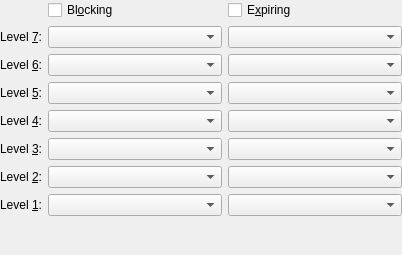
<ui version="4.0" >
 <author></author>
 <comment></comment>
 <exportmacro></exportmacro>
 <class>BlockOptionsBase</class>
 <widget class="QWidget" name="BlockOptionsBase" >
  <property name="geometry" >
   <rect>
    <x>0</x>
    <y>0</y>
    <width>402</width>
    <height>255</height>
   </rect>
  </property>
  <layout class="QGridLayout" >
   <property name="margin" >
    <number>0</number>
   </property>
   <property name="spacing" >
    <number>6</number>
   </property>
   <item row="6" column="2" >
    <widget class="QComboBox" name="expire2" />
   </item>
   <item row="1" column="2" >
    <widget class="QComboBox" name="expire7" />
   </item>
   <item row="6" column="0" >
    <widget class="QLabel" name="l_lev2" >
     <property name="text" >
      <string>Level &amp;2:</string>
     </property>
     <property name="buddy" >
      <cstring>block2</cstring>
     </property>
    </widget>
   </item>
   <item row="7" column="2" >
    <widget class="QComboBox" name="expire1" />
   </item>
   <item row="3" column="0" >
    <widget class="QLabel" name="l_lev5" >
     <property name="text" >
      <string>Level &amp;5:</string>
     </property>
     <property name="buddy" >
      <cstring>block5</cstring>
     </property>
    </widget>
   </item>
   <item row="2" column="0" >
    <widget class="QLabel" name="l_lev6" >
     <property name="text" >
      <string>Level &amp;6:</string>
     </property>
     <property name="buddy" >
      <cstring>block6</cstring>
     </property>
    </widget>
   </item>
   <item row="0" column="2" >
    <widget class="QCheckBox" name="kcfg_Expire" >
     <property name="sizePolicy" >
      <sizepolicy>
       <hsizetype>3</hsizetype>
       <vsizetype>0</vsizetype>
       <horstretch>0</horstretch>
       <verstretch>0</verstretch>
      </sizepolicy>
     </property>
     <property name="text" >
      <string>E&amp;xpiring</string>
     </property>
    </widget>
   </item>
   <item row="4" column="1" >
    <widget class="QComboBox" name="block4" />
   </item>
   <item row="0" column="1" >
    <widget class="QCheckBox" name="kcfg_Block" >
     <property name="sizePolicy" >
      <sizepolicy>
       <hsizetype>3</hsizetype>
       <vsizetype>0</vsizetype>
       <horstretch>0</horstretch>
       <verstretch>0</verstretch>
      </sizepolicy>
     </property>
     <property name="text" >
      <string>Bl&amp;ocking</string>
     </property>
    </widget>
   </item>
   <item row="7" column="1" >
    <widget class="QComboBox" name="block1" />
   </item>
   <item row="1" column="1" >
    <widget class="QComboBox" name="block7" >
     <property name="sizePolicy" >
      <sizepolicy>
       <hsizetype>3</hsizetype>
       <vsizetype>0</vsizetype>
       <horstretch>0</horstretch>
       <verstretch>0</verstretch>
      </sizepolicy>
     </property>
    </widget>
   </item>
   <item row="2" column="2" >
    <widget class="QComboBox" name="expire6" />
   </item>
   <item row="4" column="0" >
    <widget class="QLabel" name="l_lev4" >
     <property name="text" >
      <string>Level &amp;4:</string>
     </property>
     <property name="buddy" >
      <cstring>block4</cstring>
     </property>
    </widget>
   </item>
   <item row="1" column="0" >
    <widget class="QLabel" name="l_lev7" >
     <property name="text" >
      <string>Level &amp;7:</string>
     </property>
     <property name="buddy" >
      <cstring>block7</cstring>
     </property>
    </widget>
   </item>
   <item row="3" column="2" >
    <widget class="QComboBox" name="expire5" />
   </item>
   <item row="5" column="1" >
    <widget class="QComboBox" name="block3" />
   </item>
   <item row="6" column="1" >
    <widget class="QComboBox" name="block2" />
   </item>
   <item row="4" column="2" >
    <widget class="QComboBox" name="expire4" />
   </item>
   <item row="7" column="0" >
    <widget class="QLabel" name="l_lev1" >
     <property name="text" >
      <string>Level &amp;1:</string>
     </property>
     <property name="buddy" >
      <cstring>block1</cstring>
     </property>
    </widget>
   </item>
   <item row="0" column="0" >
    <spacer>
     <property name="orientation" >
      <enum>Qt::Horizontal</enum>
     </property>
     <property name="sizeType" >
      <enum>QSizePolicy::Minimum</enum>
     </property>
     <property name="sizeHint" >
      <size>
       <width>41</width>
       <height>20</height>
      </size>
     </property>
    </spacer>
   </item>
   <item row="5" column="2" >
    <widget class="QComboBox" name="expire3" />
   </item>
   <item row="3" column="1" >
    <widget class="QComboBox" name="block5" />
   </item>
   <item row="2" column="1" >
    <widget class="QComboBox" name="block6" >
     <property name="sizePolicy" >
      <sizepolicy>
       <hsizetype>3</hsizetype>
       <vsizetype>0</vsizetype>
       <horstretch>0</horstretch>
       <verstretch>0</verstretch>
      </sizepolicy>
     </property>
    </widget>
   </item>
   <item row="5" column="0" >
    <widget class="QLabel" name="l_lev3" >
     <property name="text" >
      <string>Level &amp;3:</string>
     </property>
     <property name="buddy" >
      <cstring>block3</cstring>
     </property>
    </widget>
   </item>
   <item row="8" column="0" colspan="3" >
    <spacer>
     <property name="orientation" >
      <enum>Qt::Vertical</enum>
     </property>
     <property name="sizeType" >
      <enum>QSizePolicy::Expanding</enum>
     </property>
     <property name="sizeHint" >
      <size>
       <width>380</width>
       <height>30</height>
      </size>
     </property>
    </spacer>
   </item>
  </layout>
 </widget>
 <layoutdefault spacing="6" margin="11" />
 <pixmapfunction>qPixmapFromMimeSource</pixmapfunction>
 <tabstops>
  <tabstop>kcfg_Block</tabstop>
  <tabstop>kcfg_Expire</tabstop>
  <tabstop>block7</tabstop>
  <tabstop>expire7</tabstop>
  <tabstop>block6</tabstop>
  <tabstop>expire6</tabstop>
  <tabstop>block5</tabstop>
  <tabstop>expire5</tabstop>
  <tabstop>block4</tabstop>
  <tabstop>expire4</tabstop>
  <tabstop>block3</tabstop>
  <tabstop>expire3</tabstop>
  <tabstop>block2</tabstop>
  <tabstop>expire2</tabstop>
  <tabstop>block1</tabstop>
  <tabstop>expire1</tabstop>
 </tabstops>
 <resources/>
 <connections/>
</ui>
